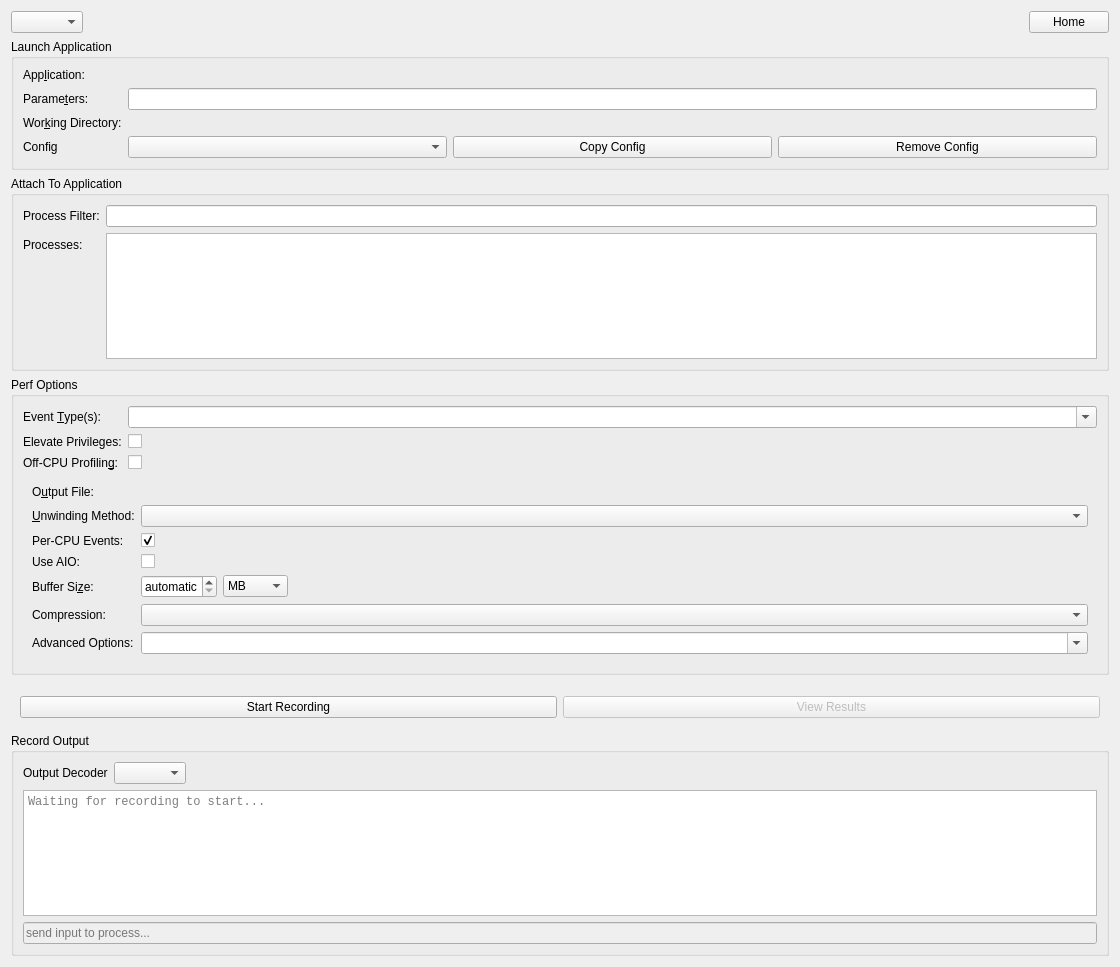
<?xml version="1.0" encoding="UTF-8"?>
<ui version="4.0">
 <class>RecordPage</class>
 <widget class="QWidget" name="RecordPage">
  <property name="geometry">
   <rect>
    <x>0</x>
    <y>0</y>
    <width>1120</width>
    <height>967</height>
   </rect>
  </property>
  <layout class="QVBoxLayout" name="verticalLayout_14">
   <item>
    <layout class="QHBoxLayout" name="recordTypeLayout">
     <item>
      <widget class="QComboBox" name="recordTypeComboBox">
       <property name="toolTip">
        <string>Select recording type</string>
       </property>
      </widget>
     </item>
     <item>
      <spacer name="recordTypeLayoutHorizontalSpacer">
       <property name="orientation">
        <enum>Qt::Horizontal</enum>
       </property>
       <property name="sizeHint" stdset="0">
        <size>
         <width>40</width>
         <height>20</height>
        </size>
       </property>
      </spacer>
     </item>
     <item>
      <widget class="QPushButton" name="homeButton">
       <property name="toolTip">
        <string>Go to start screen</string>
       </property>
       <property name="text">
        <string>Home</string>
       </property>
       <property name="icon">
        <iconset theme="go-home">
         <normaloff>.</normaloff>.</iconset>
       </property>
      </widget>
     </item>
    </layout>
   </item>
   <item>
    <widget class="QGroupBox" name="launchAppBox">
     <property name="title">
      <string>Launch Application</string>
     </property>
     <layout class="QFormLayout" name="formLayout_1">
      <property name="fieldGrowthPolicy">
       <enum>QFormLayout::AllNonFixedFieldsGrow</enum>
      </property>
      <item row="0" column="0">
       <widget class="QLabel" name="applicationLabel">
        <property name="toolTip">
         <string>Path to the application to be recorded</string>
        </property>
        <property name="text">
         <string>App&amp;lication:</string>
        </property>
        <property name="buddy">
         <cstring>applicationName</cstring>
        </property>
       </widget>
      </item>
      <item row="0" column="1">
       <widget class="KUrlComboRequester" name="applicationName" native="true">
        <property name="toolTip">
         <string>Path to the application to be recorded</string>
        </property>
        <property name="text" stdset="0">
         <string/>
        </property>
       </widget>
      </item>
      <item row="1" column="0">
       <widget class="QLabel" name="applicationParamsLabel">
        <property name="toolTip">
         <string>Optional parameters to pass to the application being recorded</string>
        </property>
        <property name="text">
         <string>Parame&amp;ters:</string>
        </property>
        <property name="buddy">
         <cstring>applicationParametersBox</cstring>
        </property>
       </widget>
      </item>
      <item row="1" column="1">
       <widget class="QLineEdit" name="applicationParametersBox">
        <property name="contextMenuPolicy">
         <enum>Qt::NoContextMenu</enum>
        </property>
        <property name="toolTip">
         <string>Optional parameters to pass to the application being recorded</string>
        </property>
       </widget>
      </item>
      <item row="3" column="0">
       <widget class="QLabel" name="workingDirectoryLabel">
        <property name="toolTip">
         <string>Directory to store the perf data file while recording</string>
        </property>
        <property name="text">
         <string>Wor&amp;king Directory:</string>
        </property>
        <property name="buddy">
         <cstring>workingDirectory</cstring>
        </property>
       </widget>
      </item>
      <item row="3" column="1">
       <widget class="KUrlRequester" name="workingDirectory" native="true">
        <property name="toolTip">
         <string>Directory to store the perf data file while recording</string>
        </property>
       </widget>
      </item>
      <item row="4" column="1">
       <layout class="QHBoxLayout" name="configLayout">
        <item>
         <widget class="QComboBox" name="launchConfigComboBox"/>
        </item>
        <item>
         <widget class="QPushButton" name="addConfig">
          <property name="text">
           <string>Copy Config</string>
          </property>
         </widget>
        </item>
        <item>
         <widget class="QPushButton" name="removeConfig">
          <property name="text">
           <string>Remove Config</string>
          </property>
         </widget>
        </item>
       </layout>
      </item>
      <item row="4" column="0">
       <widget class="QLabel" name="label">
        <property name="text">
         <string>Config</string>
        </property>
       </widget>
      </item>
     </layout>
    </widget>
   </item>
   <item>
    <widget class="QGroupBox" name="attachAppBox">
     <property name="title">
      <string>Attach To Application</string>
     </property>
     <layout class="QFormLayout" name="formLayout_2">
      <property name="fieldGrowthPolicy">
       <enum>QFormLayout::AllNonFixedFieldsGrow</enum>
      </property>
      <item row="0" column="0">
       <widget class="QLabel" name="processesFilterLabel">
        <property name="toolTip">
         <string>Filter the process list by process name or process ID</string>
        </property>
        <property name="text">
         <string>Process Filter:</string>
        </property>
        <property name="buddy">
         <cstring>processesFilterBox</cstring>
        </property>
       </widget>
      </item>
      <item row="0" column="1">
       <widget class="QLineEdit" name="processesFilterBox">
        <property name="toolTip">
         <string>Filter the process list by process name or process ID</string>
        </property>
       </widget>
      </item>
      <item row="1" column="0">
       <widget class="QLabel" name="processesLabel">
        <property name="toolTip">
         <string>List of processes. Select at least one to attach to.</string>
        </property>
        <property name="text">
         <string>Processes:</string>
        </property>
        <property name="buddy">
         <cstring>processesTableView</cstring>
        </property>
       </widget>
      </item>
      <item row="1" column="1">
       <widget class="QTreeView" name="processesTableView">
        <property name="toolTip">
         <string>List of processes. Select at least one to attach to.</string>
        </property>
        <property name="alternatingRowColors">
         <bool>true</bool>
        </property>
        <property name="rootIsDecorated">
         <bool>false</bool>
        </property>
        <property name="uniformRowHeights">
         <bool>true</bool>
        </property>
       </widget>
      </item>
     </layout>
    </widget>
   </item>
   <item>
    <widget class="QGroupBox" name="perfOptionsBox">
     <property name="title">
      <string>Perf Options</string>
     </property>
     <layout class="QFormLayout" name="formLayout">
      <property name="fieldGrowthPolicy">
       <enum>QFormLayout::AllNonFixedFieldsGrow</enum>
      </property>
      <item row="0" column="0">
       <widget class="QLabel" name="eventTypeLabel">
        <property name="toolTip">
         <string>Optional perf event type flags to use while recording perf data</string>
        </property>
        <property name="text">
         <string>Event &amp;Type(s):</string>
        </property>
        <property name="buddy">
         <cstring>eventTypeBox</cstring>
        </property>
       </widget>
      </item>
      <item row="0" column="1">
       <widget class="QComboBox" name="eventTypeBox">
        <property name="toolTip">
         <string>Optional perf event type flags to use while recording perf data</string>
        </property>
        <property name="editable">
         <bool>true</bool>
        </property>
       </widget>
      </item>
      <item row="1" column="0">
       <widget class="QLabel" name="elevatePrivilegesLabel">
        <property name="toolTip">
         <string>When enabled, hotspot will temporarily elevate the perf privileges via pkexec, kdesudo or kdesu. This allows you to access advanced perf features such as kernel tracepoints required for Off-CPU profiling.</string>
        </property>
        <property name="text">
         <string>Elevate Privileges:</string>
        </property>
        <property name="buddy">
         <cstring>elevatePrivilegesCheckBox</cstring>
        </property>
       </widget>
      </item>
      <item row="1" column="1">
       <widget class="QCheckBox" name="elevatePrivilegesCheckBox">
        <property name="toolTip">
         <string>When enabled, hotspot will temporarily elevate the perf privileges via pkexec, kdesudo or kdesu. This allows you to access advanced perf features such as kernel tracepoints required for Off-CPU profiling.</string>
        </property>
       </widget>
      </item>
      <item row="2" column="0">
       <widget class="QLabel" name="offCpuLabel">
        <property name="toolTip">
         <string>Record scheduler switch events. This enables off-CPU profiling to measure sleep times etc. This requires elevated privileges.</string>
        </property>
        <property name="text">
         <string>Off-CPU Profilin&amp;g:</string>
        </property>
        <property name="buddy">
         <cstring>offCpuCheckBox</cstring>
        </property>
       </widget>
      </item>
      <item row="2" column="1">
       <widget class="QCheckBox" name="offCpuCheckBox">
        <property name="toolTip">
         <string>Record scheduler switch events. This enables off-CPU profiling to measure sleep times etc. This requires elevated privileges.</string>
        </property>
        <property name="text">
         <string/>
        </property>
       </widget>
      </item>
      <item row="3" column="0" colspan="2">
       <widget class="KCollapsibleGroupBox" name="perfOptionsBox2" native="true">
        <property name="title" stdset="0">
         <string>Advanced</string>
        </property>
        <layout class="QFormLayout" name="formLayout_3">
         <property name="fieldGrowthPolicy">
          <enum>QFormLayout::AllNonFixedFieldsGrow</enum>
         </property>
         <item row="0" column="0">
          <widget class="QLabel" name="outputFileLabel">
           <property name="toolTip">
            <string>Path to the file location, where perf will write its output to</string>
           </property>
           <property name="text">
            <string>O&amp;utput File:</string>
           </property>
           <property name="buddy">
            <cstring>outputFile</cstring>
           </property>
          </widget>
         </item>
         <item row="0" column="1">
          <widget class="KUrlRequester" name="outputFile" native="true">
           <property name="toolTip">
            <string>Path to the file location, where perf will write its output to</string>
           </property>
          </widget>
         </item>
         <item row="1" column="0">
          <widget class="QLabel" name="unwindingMethodLabel">
           <property name="toolTip">
            <string>Preferred unwinding method to use while recording perf data</string>
           </property>
           <property name="text">
            <string>&amp;Unwinding Method:</string>
           </property>
           <property name="buddy">
            <cstring>callGraphComboBox</cstring>
           </property>
          </widget>
         </item>
         <item row="1" column="1">
          <widget class="QComboBox" name="callGraphComboBox">
           <property name="toolTip">
            <string>Preferred unwinding method to use while recording perf data</string>
           </property>
          </widget>
         </item>
         <item row="2" column="0">
          <widget class="QLabel" name="sampleCpuLabel">
           <property name="toolTip">
            <string>Record the CPU where an event occurred. This enables the per-CPU event timeline. When this setting is disabled, all events will appear to be associated with CPU #0.</string>
           </property>
           <property name="text">
            <string>Per-CPU Events:</string>
           </property>
           <property name="buddy">
            <cstring>sampleCpuCheckBox</cstring>
           </property>
          </widget>
         </item>
         <item row="2" column="1">
          <widget class="QCheckBox" name="sampleCpuCheckBox">
           <property name="toolTip">
            <string>Record the CPU where an event occurred. This enables the per-CPU event timeline. When this setting is disabled, all events will appear to be associated with CPU #0.</string>
           </property>
           <property name="text">
            <string/>
           </property>
           <property name="checked">
            <bool>true</bool>
           </property>
          </widget>
         </item>
         <item row="3" column="0">
          <widget class="QLabel" name="useAioLabel">
           <property name="toolTip">
            <string>&lt;qt&gt;Use asynchronous (Posix AIO) trace writing mode. Asynchronous mode is supported only when linking Perf tool with libc library providing implementation for Posix AIO API.&lt;/qt&gt;</string>
           </property>
           <property name="text">
            <string>Use AIO:</string>
           </property>
           <property name="buddy">
            <cstring>useAioCheckBox</cstring>
           </property>
          </widget>
         </item>
         <item row="3" column="1">
          <widget class="QCheckBox" name="useAioCheckBox">
           <property name="toolTip">
            <string>&lt;qt&gt;Use asynchronous (Posix AIO) trace writing mode. Asynchronous mode is supported only when linking Perf tool with libc library providing implementation for Posix AIO API.&lt;/qt&gt;</string>
           </property>
           <property name="text">
            <string/>
           </property>
          </widget>
         </item>
         <item row="4" column="0">
          <widget class="QLabel" name="bufferSizeLabel">
           <property name="toolTip">
            <string>Set the event buffer size. Increase this value when events are lost during recording. When a byte units is selected, the size is rounded up to have nearest pages power of two value. The number of data pages gets rounded up to the nearest power of two.</string>
           </property>
           <property name="text">
            <string>Buffer Si&amp;ze:</string>
           </property>
           <property name="buddy">
            <cstring>mmapPagesSpinBox</cstring>
           </property>
          </widget>
         </item>
         <item row="4" column="1">
          <widget class="QWidget" name="mmapPagesContainer" native="true">
           <layout class="QHBoxLayout" name="horizontalLayout_2">
            <property name="leftMargin">
             <number>0</number>
            </property>
            <property name="topMargin">
             <number>0</number>
            </property>
            <property name="rightMargin">
             <number>0</number>
            </property>
            <property name="bottomMargin">
             <number>0</number>
            </property>
            <item>
             <widget class="QSpinBox" name="mmapPagesSpinBox">
              <property name="toolTip">
               <string>Set the event buffer size. Increase this value when events are lost during recording. When a byte units is selected, the size is rounded up to have nearest pages power of two value. The number of data pages gets rounded up to the nearest power of two.</string>
              </property>
              <property name="specialValueText">
               <string>automatic</string>
              </property>
              <property name="maximum">
               <number>999</number>
              </property>
             </widget>
            </item>
            <item>
             <widget class="QComboBox" name="mmapPagesUnitComboBox">
              <property name="toolTip">
               <string>Select the unit of buffer size. When a byte units is selected, the size is rounded up to have nearest pages power of two value. The number of data pages gets rounded up to the nearest power of two.</string>
              </property>
              <property name="currentIndex">
               <number>2</number>
              </property>
              <item>
               <property name="text">
                <string>B</string>
               </property>
              </item>
              <item>
               <property name="text">
                <string>KB</string>
               </property>
              </item>
              <item>
               <property name="text">
                <string>MB</string>
               </property>
              </item>
              <item>
               <property name="text">
                <string>GB</string>
               </property>
              </item>
              <item>
               <property name="text">
                <string>Pages</string>
               </property>
              </item>
             </widget>
            </item>
            <item>
             <spacer name="horizontalSpacer">
              <property name="orientation">
               <enum>Qt::Horizontal</enum>
              </property>
              <property name="sizeHint" stdset="0">
               <size>
                <width>40</width>
                <height>20</height>
               </size>
              </property>
             </spacer>
            </item>
           </layout>
          </widget>
         </item>
         <item row="5" column="0">
          <widget class="QLabel" name="compressionLabel">
           <property name="toolTip">
            <string>&lt;qt&gt;Compression using zstd will drastically reduce the size of &lt;tt&gt;perf.data&lt;/tt&gt; files. It is recommended to keep this option enabled. The default uses a fast compression level which already yields very significant space savings. If desired, you can select a slower compression level to save more disk space.&lt;/qt&gt;</string>
           </property>
           <property name="text">
            <string>Compression:</string>
           </property>
           <property name="buddy">
            <cstring>compressionComboBox</cstring>
           </property>
          </widget>
         </item>
         <item row="5" column="1">
          <widget class="QComboBox" name="compressionComboBox">
           <property name="toolTip">
            <string>&lt;qt&gt;Compression using zstd will drastically reduce the size of &lt;tt&gt;perf.data&lt;/tt&gt; files. It is recommended to keep this option enabled. The default uses a fast compression level which already yields very significant space savings. If desired, you can select a slower compression level to save more disk space.&lt;/qt&gt;</string>
           </property>
          </widget>
         </item>
         <item row="6" column="0">
          <widget class="QLabel" name="perfParamsLabel">
           <property name="toolTip">
            <string>&lt;html&gt;&lt;head/&gt;&lt;body&gt;&lt;p&gt;Free-form entry field for custom perf parameters. Use this field to set advanced options (cf. &lt;tt&gt;man perf record&lt;/tt&gt;).&lt;/p&gt;&lt;/body&gt;&lt;/html&gt;</string>
           </property>
           <property name="text">
            <string>Advanced Options:</string>
           </property>
           <property name="buddy">
            <cstring>perfParams</cstring>
           </property>
          </widget>
         </item>
         <item row="6" column="1">
          <widget class="QComboBox" name="perfParams">
           <property name="toolTip">
            <string>&lt;html&gt;&lt;head/&gt;&lt;body&gt;&lt;p&gt;Free-form entry field for custom perf parameters. Use this field to set advanced options (cf. &lt;tt&gt;man perf record&lt;/tt&gt;).&lt;/p&gt;&lt;/body&gt;&lt;/html&gt;</string>
           </property>
           <property name="editable">
            <bool>true</bool>
           </property>
          </widget>
         </item>
        </layout>
       </widget>
      </item>
     </layout>
    </widget>
   </item>
   <item>
    <widget class="KMessageWidget" name="applicationRecordErrorMessage"/>
   </item>
   <item>
    <widget class="QWidget" name="widget" native="true">
     <layout class="QHBoxLayout" name="horizontalLayout">
      <item>
       <widget class="QPushButton" name="startRecordingButton">
        <property name="toolTip">
         <string>Start recording perf data</string>
        </property>
        <property name="text">
         <string>Start Recording</string>
        </property>
        <property name="icon">
         <iconset theme="media-playback-start">
          <normaloff>.</normaloff>.</iconset>
        </property>
        <property name="checkable">
         <bool>true</bool>
        </property>
        <property name="autoDefault">
         <bool>true</bool>
        </property>
       </widget>
      </item>
      <item>
       <widget class="QPushButton" name="viewPerfRecordResultsButton">
        <property name="enabled">
         <bool>false</bool>
        </property>
        <property name="toolTip">
         <string>View the perf record results</string>
        </property>
        <property name="text">
         <string>View Results</string>
        </property>
        <property name="icon">
         <iconset theme="view-list-symbolic">
          <normaloff>.</normaloff>.</iconset>
        </property>
        <property name="autoDefault">
         <bool>true</bool>
        </property>
       </widget>
      </item>
     </layout>
    </widget>
   </item>
   <item>
    <widget class="QGroupBox" name="recordOutputBox">
     <property name="title">
      <string>Record Output</string>
     </property>
     <layout class="QVBoxLayout" name="verticalLayout">
      <item>
       <layout class="QHBoxLayout" name="horizontalLayout_3">
        <item>
         <widget class="QLabel" name="outputDecoderLabel">
          <property name="text">
           <string>Output Decoder</string>
          </property>
         </widget>
        </item>
        <item>
         <widget class="QComboBox" name="outputDecoderComboBox"/>
        </item>
        <item>
         <spacer name="horizontalSpacer_2">
          <property name="orientation">
           <enum>Qt::Horizontal</enum>
          </property>
          <property name="sizeHint" stdset="0">
           <size>
            <width>40</width>
            <height>20</height>
           </size>
          </property>
         </spacer>
        </item>
       </layout>
      </item>
      <item>
       <widget class="QTextEdit" name="perfResultsTextEdit">
        <property name="font">
         <font>
          <family>Monospace</family>
         </font>
        </property>
        <property name="toolTip">
         <string>Detailed output from the perf record operation.</string>
        </property>
        <property name="readOnly">
         <bool>true</bool>
        </property>
        <property name="placeholderText">
         <string>Waiting for recording to start...</string>
        </property>
       </widget>
      </item>
      <item>
       <widget class="QLineEdit" name="perfInputEdit">
        <property name="enabled">
         <bool>false</bool>
        </property>
        <property name="placeholderText">
         <string>send input to process...</string>
        </property>
       </widget>
      </item>
     </layout>
    </widget>
   </item>
  </layout>
 </widget>
 <customwidgets>
  <customwidget>
   <class>KUrlRequester</class>
   <extends>QWidget</extends>
   <header>kurlrequester.h</header>
  </customwidget>
  <customwidget>
   <class>KCollapsibleGroupBox</class>
   <extends>QWidget</extends>
   <header>kcollapsiblegroupbox.h</header>
   <container>1</container>
  </customwidget>
  <customwidget>
   <class>KMessageWidget</class>
   <extends>QFrame</extends>
   <header>kmessagewidget.h</header>
   <container>1</container>
  </customwidget>
  <customwidget>
   <class>KUrlComboRequester</class>
   <extends>KUrlRequester</extends>
   <header>kurlrequester.h</header>
  </customwidget>
 </customwidgets>
 <resources/>
 <connections/>
</ui>
